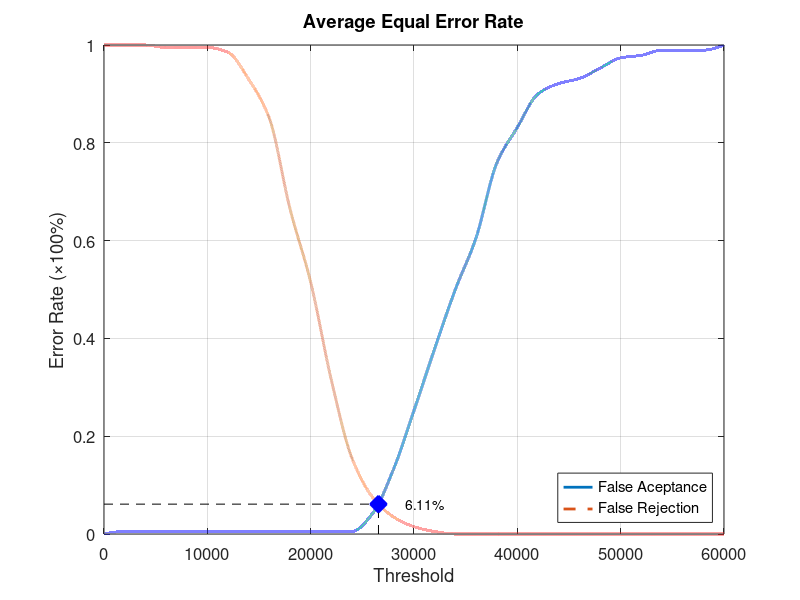
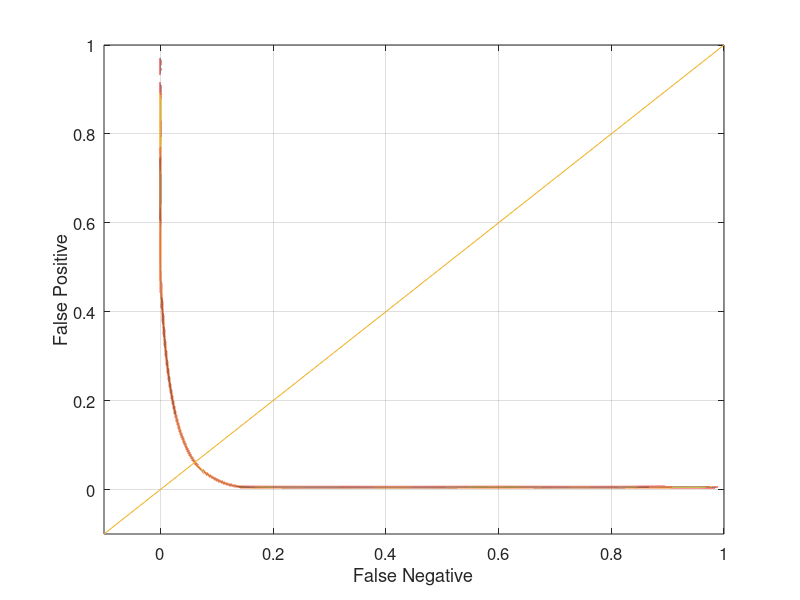

These charts were generated, in order, by the following MATLAB code:
function yEER = Database4_2
close all;
clear;
clc;
x = 0:2000:60000;
xq = 0:0.5:60000;

y0 = [0 0.00526316 0.00526316 0.00526316 0.00526316 0.00526316 0.00526316 0.00526316 0.00526316 0.00526316 0.00526316 0.00526316 0.00526316 0.0421053 0.131579 0.252632 0.378947 0.5 0.605263 0.757895 0.831579 0.9 0.921053 0.931579 0.952632 0.973684 0.978947 0.989474 0.989474 0.989474 1];
yy0 = interp1(x, y0, xq, 'pchip');
y1 = [1 1 1 0.995 0.995 0.995 0.985 0.93 0.85 0.665 0.515 0.315 0.155 0.075 0.035 0.015 0.005 0 0 0 0 0 0 0 0 0 0 0 0 0 0];
yy1 = interp1(x, y1, xq, 'pchip');

% Calculating EER: 
y2 = abs(y0 - y1);
find(y2 == min(y2))
yy2 = abs(yy0 - yy1);
xEER = find(yy2 == min(yy2));
xEERIndex = xq(xEER) % X-axis EER
yEER = yy0(xEER) % Y-axis EER

main = figure
plot(xq, yy0,'-','LineWidth', 2);	hold on
plot(xq, yy1,'--','LineWidth', 2);	hold on
plot([xEERIndex xEERIndex], [0 yEER], 'k--');	hold on
plot([0 xEERIndex], [yEER yEER], 'k--');	hold on
plot(xEERIndex, yEER, 'bx', 'LineWidth', 10);	hold on
text(xEERIndex + 10 * xEERIndex / 100, yEER, [num2str(round((10000 * yEER)) / 100) '%'])
legend('False Aceptance', 'False Rejection', 'Location', 'SouthEast')
xlabel('Threshold')
ylabel('Error Rate (\times100%)')
title('Average Equal Error Rate')
set(gca, 'FontSize', 12)
axis([0 60000 0 1])
grid on

print(main, 'Database4_2Main', '-dpng');
FNRxFPR = figure('Color', [1 1 1]);
plot(yy1, yy0, '-', yy1, yy0, 'LineWidth', 2);
hold on
y = -0.1:0.1:1
plot(y, y); 
set(gca, 'FontSize', 12)
xlabel('False Negative')
ylabel('False Positive')
axis([-0.1 1 -0.1 1])
set(gca, 'FontSize', 12)
grid on

print(FNRxFPR, 'Database4_2FNRxFPR','-dpng');
end
